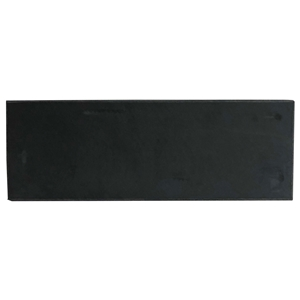
#> input picture shape-detection-master/assets/A_Rectangle_Image.jpg, 300 x 300 px
$ python -i filled_shape.py   (imports and definitions only)
#> lines starting #> are read from the running program, lines starting #| are printed output that depends on the picture; after the words box and inside, x2 and y2 are one past the last pixel; in counts of white or black regions, pixels touching at a corner belong together
#> further down, picture is the input picture: shape (300, 300, 3); mean B, G, R 185.7, 185.8, 184.6
import cv2 as cv
import numpy as np


class FilledShape:
    def __init__(self, img):
        self.img = img

    def detect(self, contour, debug):
        shape = "undefined"
        epsilon = 0.03 * cv.arcLength(contour, True)
        approx = cv.approxPolyDP(contour, epsilon, True)
        x, y, w, h = cv.boundingRect(contour)
        cv.rectangle(self.img, (x, y), (x + w, y + h), (0, 0, 255), 2)
        cv.rectangle(self.img, (x, y-10), (x + w, y + 10), (0, 0, 255), -1)
        font = cv.FONT_HERSHEY_SIMPLEX
        number = ""
        if debug:
            cv.drawContours(self.img, [contour], 0, (0, 255, 0), 2)

            for pt in approx:
                cv.circle(self.img, (pt[0][0], pt[0][1]), 5, (255, 0, 0), -1)
            number = str(len(approx)) + " "
        if len(approx) == 3:
            shape = "triangle"
        elif len(approx) == 4:
            # print(w, h, w / h)
            if 0.95 < w / h < 1.05:
                shape = "Square"
            else:
                shape = "Rectangle"
        elif len(approx) == 5:
            shape = "Pentagon"
        else:
            shape = "Circle"
        cv.putText(self.img, number + shape, (x, y), font, 0.4, (255, 255, 255), 1, cv.LINE_AA)

    def preprocessing_image(self):
        img_gray = cv.cvtColor(self.img, cv.COLOR_BGR2GRAY)
        _, threshold = cv.threshold(img_gray, 127, 255, 0)
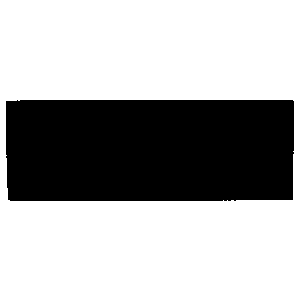
#> threshold: shape (300, 300); 67.9% white; 1 black region
        kernel = np.ones((5, 5), np.uint8)
        cv.dilate(threshold, kernel, iterations=1)
        threshold = cv.GaussianBlur(threshold, (15, 15), 0)
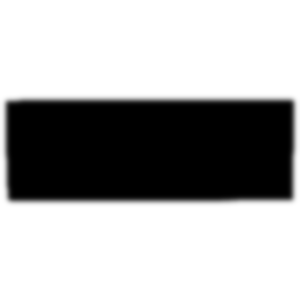
#> threshold: shape (300, 300); min 0, max 255, mean 173.1
        contours, _ = cv.findContours(threshold, cv.RETR_TREE, cv.CHAIN_APPROX_SIMPLE)
#> contours = 2 contours; box (x1, y1, x2, y2) and area: (0, 0, 300, 300) 89401, (12, 106, 288, 195) 24052
        return threshold, contours


def capture(frame, debug=False):
    img_object = FilledShape(frame)
    threshold, contours = img_object.preprocessing_image()
    for contour in contours:
        img_object.detect(contour, debug)
    cv.imshow('Threshold', threshold)
    cv.imshow('Original', frame)

>>> import cv2
>>> picture = cv2.imread('../assets/A_Rectangle_Image.jpg')
>>> result = FilledShape(picture).preprocessing_image()

$ run again, on shape-detection-master/assets/A_Triangle_Image.jpg
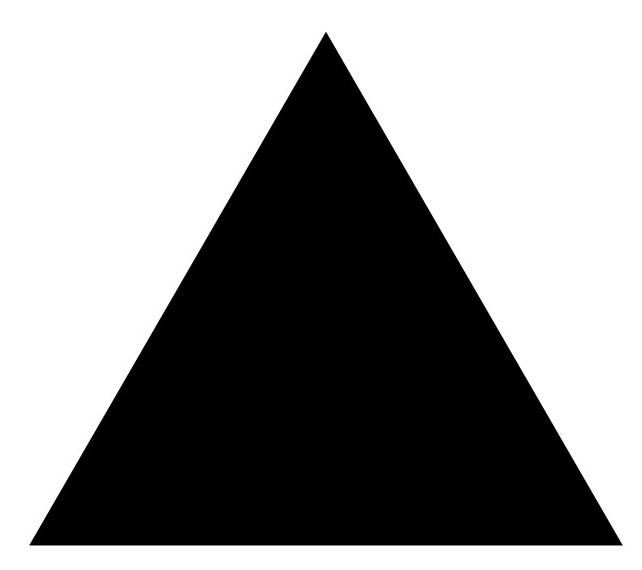
#> input picture shape-detection-master/assets/A_Triangle_Image.jpg, 642 x 570 px
#> picture is the input picture: shape (570, 642, 3); min 0, max 255, mean 148.7
#> in preprocessing_image, `_, threshold = cv.threshold(img_gray, 127, 255, 0)`:
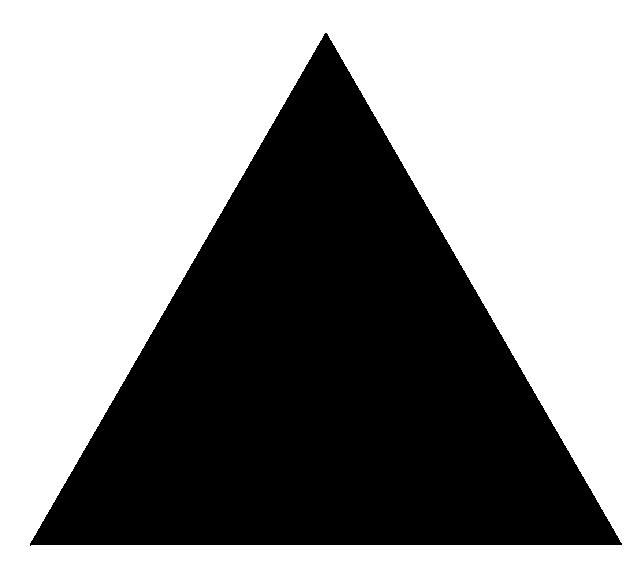
#> threshold: shape (570, 642); 58.4% white; 1 black region
#> in preprocessing_image, `threshold = cv.GaussianBlur(threshold, (15, 15), 0)`:
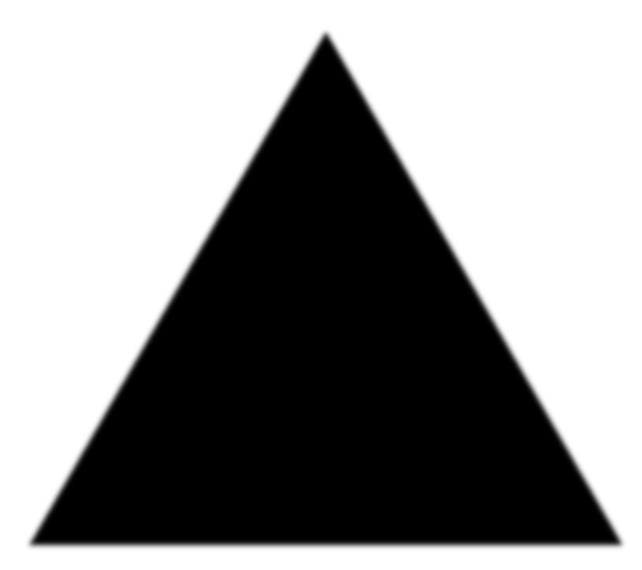
#> threshold: shape (570, 642); min 0, max 255, mean 148.9
#> contours = 2 contours; box (x1, y1, x2, y2) and area: (0, 0, 642, 570) 364729, (41, 46, 611, 539) 140569

$ run again, on shape-detection-master/assets/circle.jpg
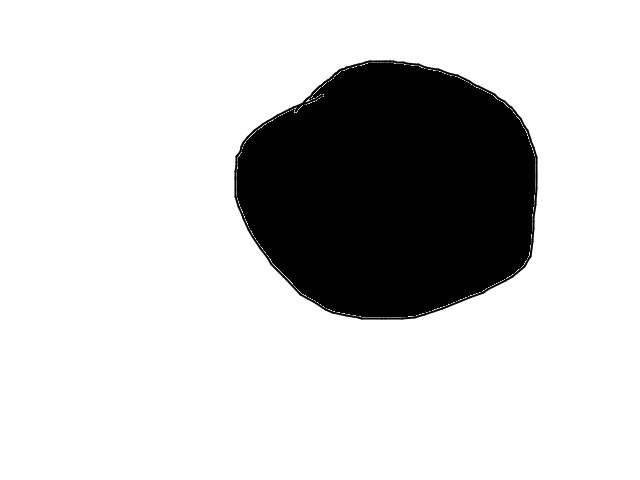
#> input picture shape-detection-master/assets/circle.jpg, 640 x 480 px
#> picture is the input picture: shape (480, 640, 3); min 0, max 255, mean 204.4
#> in preprocessing_image, `_, threshold = cv.threshold(img_gray, 127, 255, 0)`:
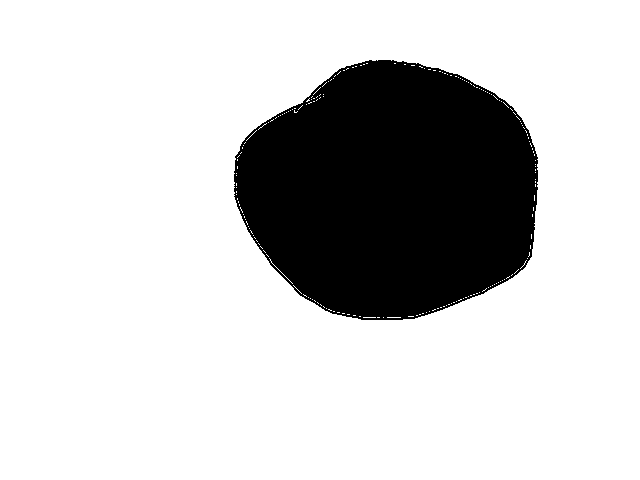
#> threshold: shape (480, 640); 80.1% white; 1 black region
#> contours = 2 contours; box (x1, y1, x2, y2) and area: (0, 0, 640, 480) 306081, (241, 66, 531, 312) 53592

$ run again, on shape-detection-master/assets/hand_shape.jpg
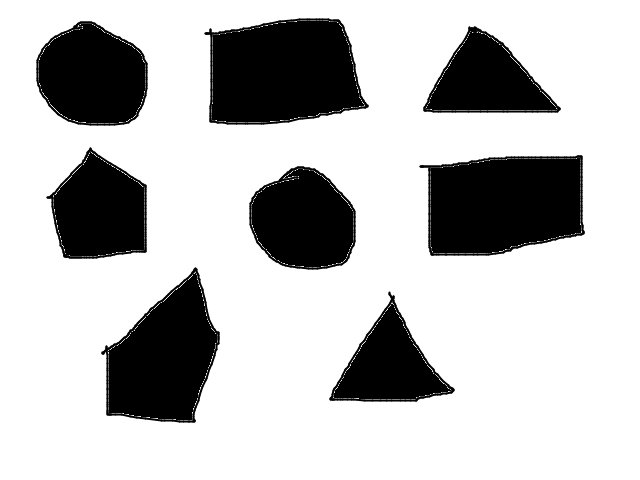
#> input picture shape-detection-master/assets/hand_shape.jpg, 640 x 480 px
#> picture is the input picture: shape (480, 640, 3); min 0, max 255, mean 190.9
#> in preprocessing_image, `_, threshold = cv.threshold(img_gray, 127, 255, 0)`:
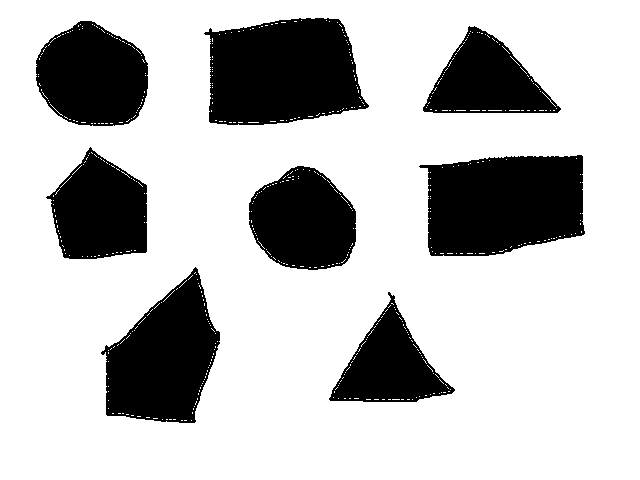
#> threshold: shape (480, 640); 74.7% white; 8 black regions
#> in preprocessing_image, `threshold = cv.GaussianBlur(threshold, (15, 15), 0)`:
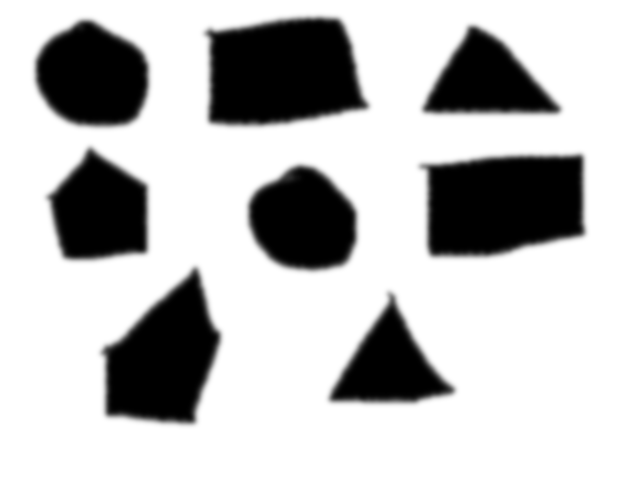
#> threshold: shape (480, 640); min 0, max 255, mean 190.4
#> contours = 9 contours; largest, box (x1, y1, x2, y2) and area: (0, 0, 640, 480) 306081, (434, 162, 577, 248) 10462, (217, 24, 354, 118) 10340, (112, 285, 212, 415) 7988, (42, 30, 142, 118) 6330
